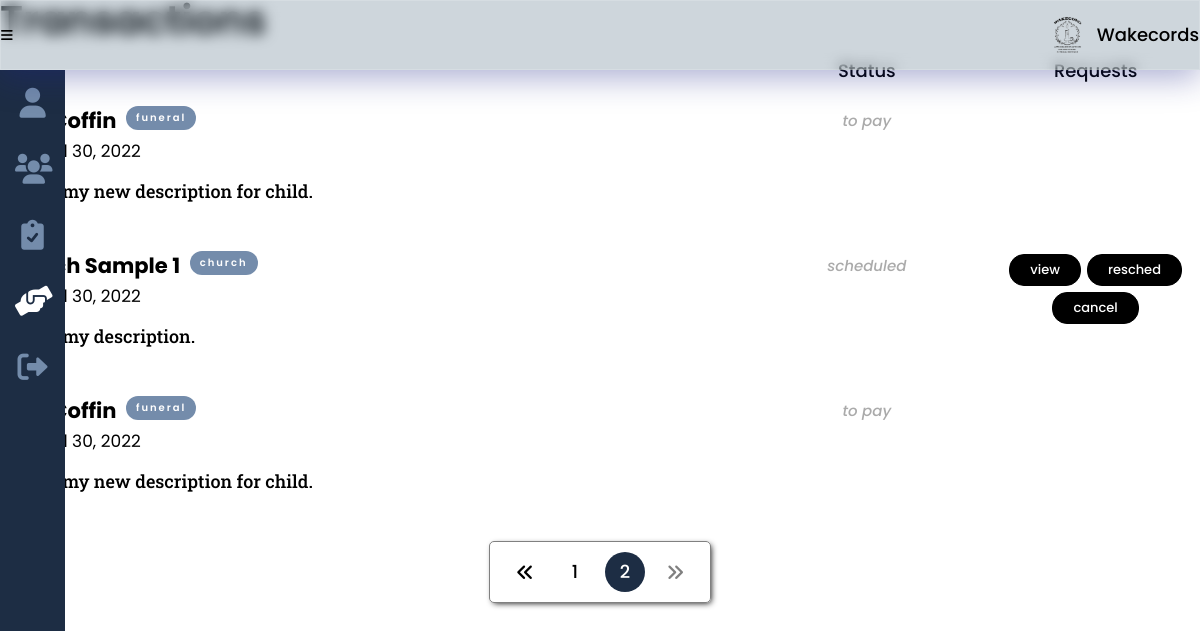
Before: /purchase.php?page=2 with the older database file.
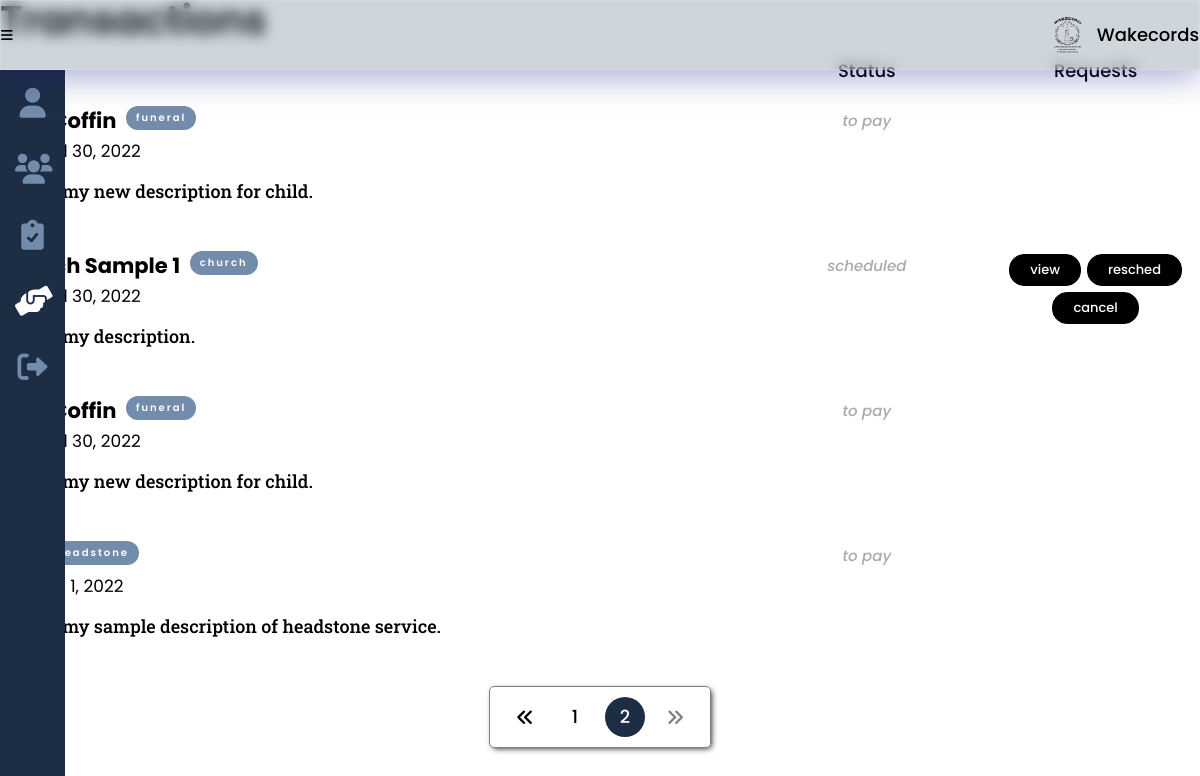
After: the same page with the newer database file.
### tables this page shows
CREATE TABLE `services` (
  `service_id` int(8) NOT NULL,
  `provider_id` int(8) NOT NULL,
  `service_type` varchar(20) NOT NULL,
  `service_desc` varchar(500) NOT NULL,
  `service_cost` decimal(9,2) DEFAULT NULL,
  `service_qty` int(2) DEFAULT NULL,
  `service_img` varchar(100) NOT NULL,
  `service_status` varchar(10) NOT NULL
);

CREATE TABLE `purchase` (
  `purchase_id` int(8) NOT NULL,
  `seeker_id` int(8) NOT NULL,
  `service_id` int(8) NOT NULL,
  `purchase_total` decimal(9,2) DEFAULT NULL,
  `purchase_qty` int(2) DEFAULT NULL,
  `purchase_size` varchar(25) DEFAULT NULL,
  `purchase_font` varchar(25) DEFAULT NULL,
  `purchase_date` date NOT NULL,
  `purchase_sched_time` varchar(50) DEFAULT NULL,
  `purchase_status` varchar(15) NOT NULL,
  `purchase_progress` int(2) NOT NULL
);

### others/db.php (called while the page is built, shortened)
<?php
	class DB
	{
		static $hostname = "localhost";
		static $dbname = "wakecords";
		static $username  = "root";
		static $password = "";
		public static function query($sql, $params=array(), $transactType)
		{
			$rows = array();
			try
			{
				$db = new PDO("mysql:host=". self::$hostname ."; dbname=". self::$dbname,  self::$username,  self::$password);
				$db->setAttribute(PDO::ATTR_ERRMODE, PDO::ERRMODE_EXCEPTION);
				$cmd = $db->prepare($sql);
				$cmd->execute($params);
				if($transactType == "READ")
					$rows = $cmd->fetchAll();
				else
					$rows = $db->lastInsertId();
			}
			catch(PDOException $e)
			{
				echo $e->getMessage();
			}
			return $rows;
		}
	}

### others/functions.php (the view, shortened to what this page needs)
<?php
	require_once("others/db.php");
	function limit_text($text, $limit) {
		return $text;
	}
	function purchase_list(){
		if(isset($_SESSION['seeker']))
			$list = read("purchase", ["seeker_id"], [$_SESSION['seeker']]);
		else if(isset($_SESSION['provider'])){
			$list = DB::query("SELECT * FROM purchase a JOIN services b ON a.service_id = b.service_id WHERE provider_id = ?", array($_SESSION['provider']), "READ");
		}
		else $list = read('purchase');
		if(count($list)>0){
			echo "
			<div class='list'>
				<div></div>
				<div>Status</div>
				<div>Requests</div>
			</div>
			";
			$result = 5;
			$total_results = count($list);
			$page_numbers = ceil($total_results / $result);
			if(!isset($_GET['page'])) $current_page = 1;
			else $current_page = $_GET['page'];
			for($i=1; $i<=$page_numbers; $i++){
				if($current_page == $i){
					$per_page = $result * $current_page;
					$starting_point = $per_page - $result;
					for($j=$starting_point; $j<$per_page; $j++){
						if(!empty($list[$j])){
				$service_ = read("services", ["service_id"], [$list[$j]['service_id']]);
				$service_ = $service_[0];
				$differ_ = service_type($service_['service_type'], $service_['service_id']);
				echo "
				<div class='list'>
					<div>
						<h3>".$differ_[1]." <mark class='btn status type'>".$service_['service_type']."</mark>
							<span>
								on: ".date("F j, Y", strtotime($list[$j]['purchase_date']))."
							</span>
						</h3>
						<p>".limit_text($service_['service_desc'], 10)."</p>
					</div>
					<div>
						<span style='display:flex;align-items:center;justify-content:center;gap:0 5px;'>";
						echo "
						".$list[$j]['purchase_status']."
				";
				echo "
						</span>
					</div>
					<div>
				";
				if($list[$j]['purchase_status'] == "paid" || $list[$j]['purchase_status'] == "done" || $list[$j]['purchase_status'] == "rated" || $list[$j]['purchase_status'] == "scheduled") {
					echo "<a href='status.php?purchaseid=".$list[$j]['purchase_id']."' class='status'>view</a>";
				}
				if($list[$j]['purchase_status'] == "scheduled" && $list[$j]['purchase_progress'] == 0){
					echo "<mark class='status' id='open-resched' onclick='open_modal({$list[$j]['purchase_id']});'>resched</mark>";
					$days_remaining = (strtotime(date($differ_['church_mass_date'])) - strtotime(date("Y-m-d"))) /60/60/24;
					if($days_remaining > 3) {
						echo "<a class='status' href='deleting.php?table=purchase&attr=purchase_id&data=".$list[$j]['purchase_id']."&url=purchase' onclick='return confirm(\"Confirm cancellation?\");'>cancel</a>";
					}
				}
				echo "
					</div>
				</div>
				";
						}
						else break;
					}
				}
				else continue;
			}
			echo "
			<div class='pagination'>
				<ul>";
					$prev_page = $current_page - 1;
					if($prev_page >= 1) echo "<li><a href='?page={$prev_page}'><i class='fa-solid fa-angles-left'></i></a></li>";
					else echo "<li><a style='pointer-events:none;color:gray;'><i class='fa-solid fa-angles-left'></i></a></li>";
					for($i=1; $i<=$page_numbers; $i++){
						$is_active = "";
						if($i == $current_page) $is_active = "class='hovered'";
						else $is_active = "";
						echo "<li><a {$is_active} href='?page={$i}'>{$i}</a></li>";
					}
					$next_page = $current_page + 1;
					if($next_page <= $page_numbers) echo "<li><a href='?page={$next_page}'><i class='fa-solid fa-angles-right'></i></a></li>";
					else echo "<li><a style='pointer-events:none;color:gray;'><i class='fa-solid fa-angles-right'></i></a></li>";
			echo "
				</ul>
			</div>";
		}
		else messaging("error", "You have no transactions yet!");
	}
	function read($table, $attr=[], $data=[]){
		if(count($attr) == 1){
			return DB::query("SELECT * FROM ".$table." WHERE ".$attr[0]."=?", array($data[0]), "READ");
		}
		else if(count($attr) == 2) {
			return DB::query("SELECT * FROM ".$table." WHERE ".$attr[0]."=? and ".$attr[1]."=?", array($data[0], $data[1]), "READ");
		}
		else if(count($attr) == 3) {
			return DB::query("SELECT * FROM ".$table." WHERE ".$attr[0]."=? and ".$attr[1]."=? and ".$attr[2]."=?", array($data[0], $data[1], $data[2]), "READ");
		}
		else {
			return DB::query("SELECT * FROM ".$table, array(), "READ");
		}
	}
	function service_type($type, $service_id){
		$result = read($type, ["service_id"], [$service_id]);
		return $result[0];
	}

Changed rows visible on the page:
now on this page (row unchanged): services: service_type "headstone", service_desc "This is my sample description of headstone service."
added purchase: purchase_date "May 1, 2022", purchase_status "to pay"
